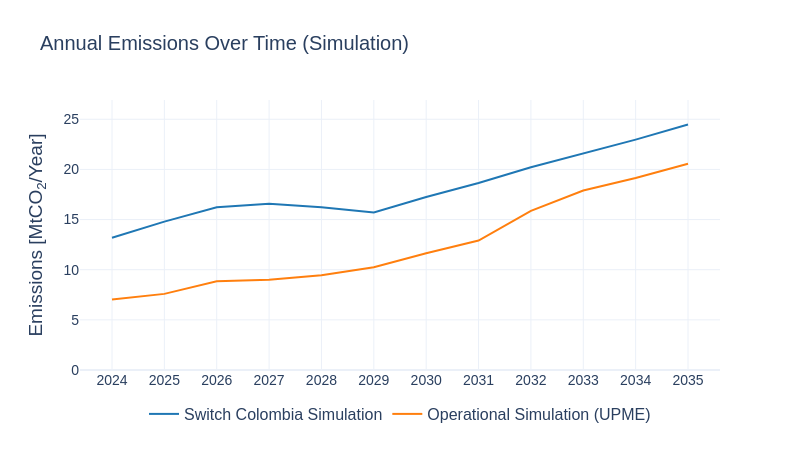

The notebook cell this image was saved under:
### Code cell
sw.scenarios.annual_emissions_combined(
    dataframes=[em_sw, em_upme],
    x_axis='PERIOD',
    y_axis='AnnualEmissions_MtCO2_per_yr',
    labels=['Switch Colombia Simulation', 'Operational Simulation (UPME)'],
    colors=['#1f77b4', '#ff7f0e'],
    folder=scenario_name,
    title=scenario_name
)
#em_sw = em_sw[['PERIOD','AnnualEmissions_MtCO2_per_yr']]
#em_sw.to_csv('./10_switch.csv')
#em_upme = em_upme[['PERIOD','AnnualEmissions_MtCO2_per_yr']]
#em_upme.to_csv('./10_upme.csv')

### Figure 1 — Plotly figure (JSON) as saved in the notebook; plotly's stock layout.template omitted (floating-point values rounded to 4 significant figures)
{"data": [{"line": {"color": "#1f77b4"}, "mode": "lines+text", "name": "Switch Colombia Simulation", "type": "scatter", "x": [2024, 2025, 2026, 2027, 2028, 2029, 2030, 2031, 2032, 2033, 2034, 2035], "y": [13.18, 14.8, 16.23, 16.59, 16.23, 15.7, 17.25, 18.65, 20.22, 21.57, 22.97, 24.47]}, {"line": {"color": "#ff7f0e"}, "mode": "lines+text", "name": "Operational Simulation (UPME)", "type": "scatter", "x": [2024, 2025, 2026, 2027, 2028, 2029, 2030, 2031, 2032, 2033, 2034, 2035], "y": [7.02, 7.59, 8.84, 8.99, 9.45, 10.24, 11.64, 12.91, 15.86, 17.89, 19.15, 20.56]}], "layout": {"font": {"family": "Arial", "size": 16}, "height": 450, "legend": {"orientation": "h", "x": 0.5, "xanchor": "center", "y": -0.1}, "showlegend": true, "title": {"font": {"family": "Arial", "size": 20}, "text": "Annual Emissions Over Time (Simulation)"}, "width": 800, "xaxis": {"tickfont": {"family": "Arial", "size": 14}, "tickvals": [2024, 2025, 2026, 2027, 2028, 2029, 2030, 2031, 2032, 2033, 2034, 2035], "title": {"text": ""}}, "yaxis": {"range": [0, 26.92], "tickfont": {"family": "Arial", "size": 14}, "title": {"text": "Emissions [MtCO<sub>2</sub>/Year]"}}}}
